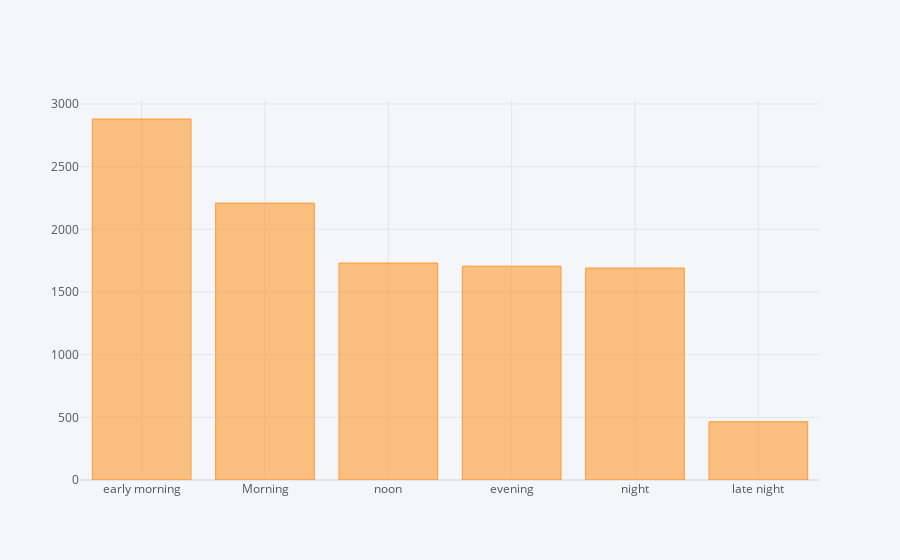

Write notebook code for a chart like this one.
### Code cell
train_data['Dep_Time_hour'].apply(flight_dep_time).value_counts().iplot(kind='bar')

### Figure 1 — Plotly figure (JSON) as saved in the notebook; plotly's stock layout.template omitted (floating-point values rounded to 4 significant figures)
{"data": [{"marker": {"color": "rgba(255, 153, 51, 0.6)", "line": {"color": "rgba(255, 153, 51, 1.0)", "width": 1}}, "name": "Dep_Time_hour", "orientation": "v", "text": "", "type": "bar", "x": ["early morning", "Morning", "noon", "evening", "night", "late night"], "y": [2880, 2209, 1731, 1706, 1691, 465]}], "layout": {"legend": {"bgcolor": "#F5F6F9", "font": {"color": "#4D5663"}}, "paper_bgcolor": "#F5F6F9", "plot_bgcolor": "#F5F6F9", "title": {"font": {"color": "#4D5663"}}, "xaxis": {"gridcolor": "#E1E5ED", "showgrid": true, "tickfont": {"color": "#4D5663"}, "title": {"font": {"color": "#4D5663"}, "text": ""}, "zerolinecolor": "#E1E5ED"}, "yaxis": {"gridcolor": "#E1E5ED", "showgrid": true, "tickfont": {"color": "#4D5663"}, "title": {"font": {"color": "#4D5663"}, "text": ""}, "zerolinecolor": "#E1E5ED"}}}
